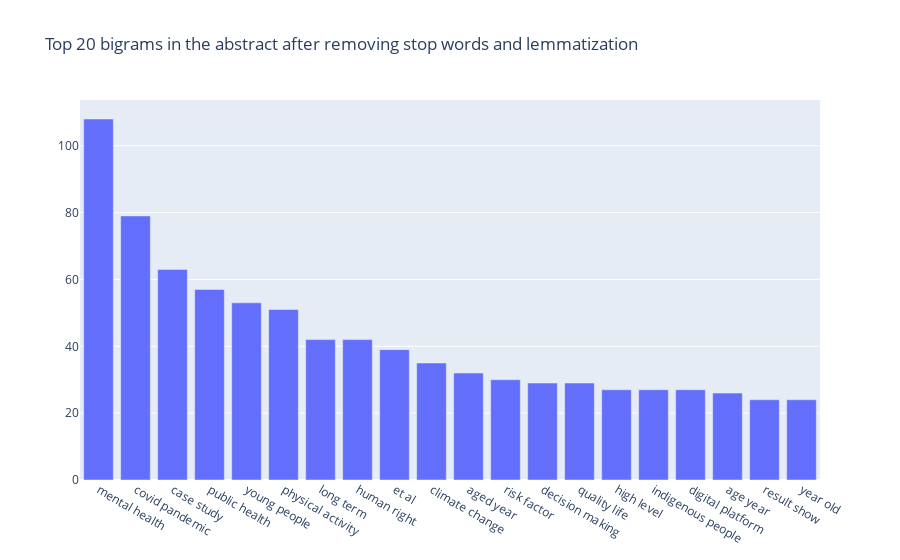

Notebook source saved alongside this figure:
### Markdown cell above
### most frequent words as 2words

### Code cell
common_words = get_top_n_grams(df['abstract'],(2,2), 20)
df3 = pd.DataFrame(common_words, columns = ['bigram' , 'count'])

fig = go.Figure([go.Bar(x=df3['bigram'], y=df3['count'])])
fig.update_layout(title=go.layout.Title(text="Top 20 bigrams in the abstract after removing stop words and lemmatization"))
fig.show()

### Figure 1 — Plotly figure (JSON) as saved in the notebook; plotly's stock layout.template omitted (floating-point values rounded to 4 significant figures)
{"data": [{"type": "bar", "x": ["mental health", "covid pandemic", "case study", "public health", "young people", "physical activity", "long term", "human right", "et al", "climate change", "aged year", "risk factor", "decision making", "quality life", "high level", "indigenous people", "digital platform", "age year", "result show", "year old"], "y": [108, 79, 63, 57, 53, 51, 42, 42, 39, 35, 32, 30, 29, 29, 27, 27, 27, 26, 24, 24]}], "layout": {"title": {"text": "Top 20 bigrams in the abstract after removing stop words and lemmatization"}}}
